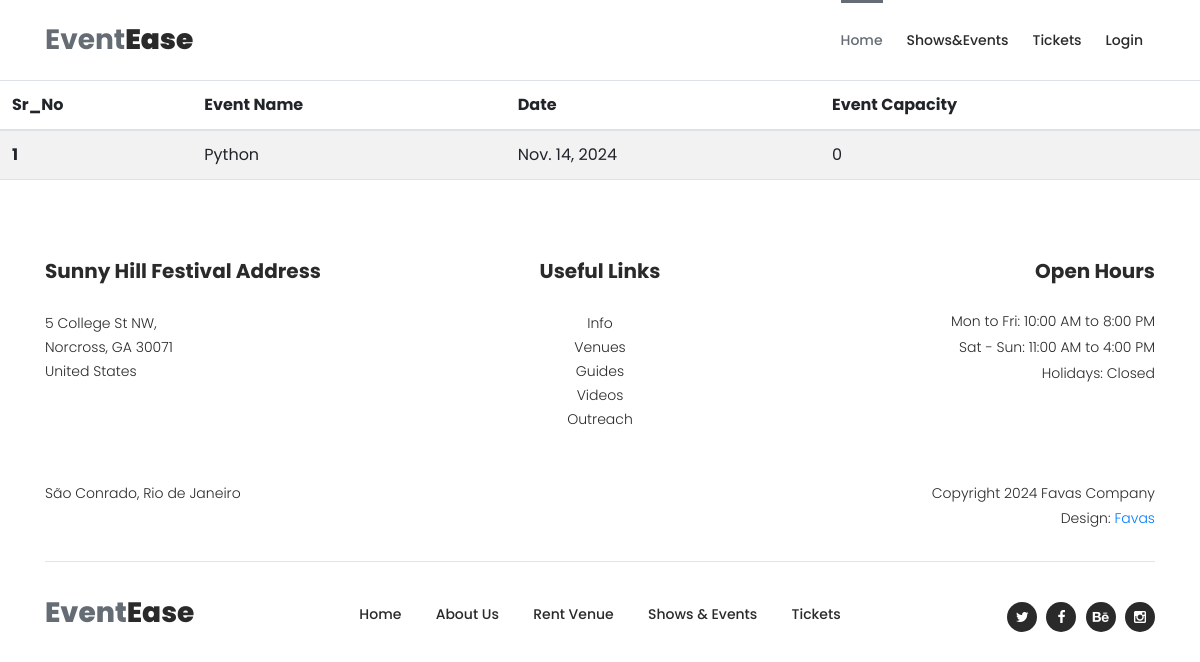
The page /admin_event_list/ on the database as committed earlier.
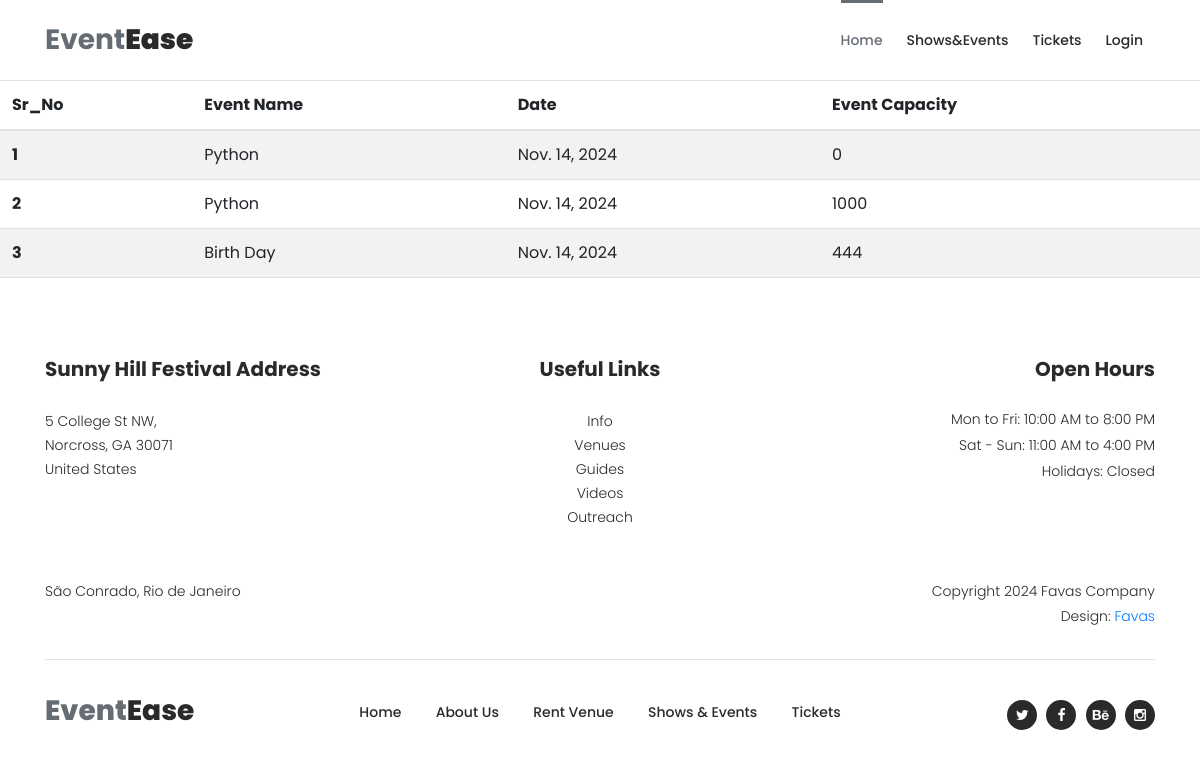
The same page on the database as committed later.
### events/models.py (models this page shows, shortened)
class Event(models.Model):
    user = models.ForeignKey(Profile, on_delete=models.CASCADE,blank=True,null=True)  # Link each event to a user
    title = models.CharField(max_length=200)
    description = models.TextField()
    date = models.DateField()
    time = models.TimeField()
    location = models.CharField(max_length=255)
    ticket_price=models.DecimalField(max_digits=10,decimal_places=2,default=0.00)
    is_active = models.BooleanField(default=True)
    image = models.ImageField(upload_to='event_images/', null=True, blank=True)
    capacity = models.PositiveIntegerField(default=0)

### events/views.py (the view)
# urls.py: path('admin_event_list/', views.admin_event_list, name='admin_event_list'),
def admin_event_list(request):
    event_data=Event.objects.prefetch_related('ticket_set', 'user__user').all()
    context={
        'event_data':event_data
    }
    return render(request,'layout_admin_event_list.html',context)

### templates/Layout_admin_event_list.html
{% extends 'blank_layout.html' %}
{% block header%}
{% include 'header.html' %}
{% endblock header%}
{% block admin_event_list %}
{% include 'admin_event_list.html' %}
{% endblock admin_event_list %}
{% block footer %}
{% include 'footer.html' %}
{% endblock footer %}

### templates/admin_event_list.html (shortened to what this page needs)
{% load static %}
    <link rel="stylesheet" type="text/css" href="{% static 'css/bootstrap.min.css' %}">
    <link rel="stylesheet" type="text/css" href="{% static 'css/font-awesome.css' %}">
    <link rel="stylesheet" type="text/css" href="{% static 'css/owl-carousel.css' %}">
    <link rel="stylesheet" href="{% static 'css/tooplate-artxibition.css' %}">
<table class="table table-striped">
    <thead>
      <tr>
        <th scope="col">Sr_No</th>
        <th scope="col">Event Name</th>
        <th scope="col">Date</th>
        <th scope="col">Event Capacity</th>
      </tr>
    </thead>
    <tbody>
        {% for data in event_data %}
      <tr>
        <th scope="row">{{ forloop.counter}}</th>
        <td>{{data.title}}</td>
        <td>{{data.date}}</td>
        <td>{{data.capacity}}</td>
      </tr>
      {% endfor %}
    </tbody>
  </table>

Rows that differ between the two databases and show on the page:
added Event: title "Python", date "Nov. 14, 2024", capacity "1000"
added Event: title "Birth Day", date "Nov. 14, 2024", capacity "444"
